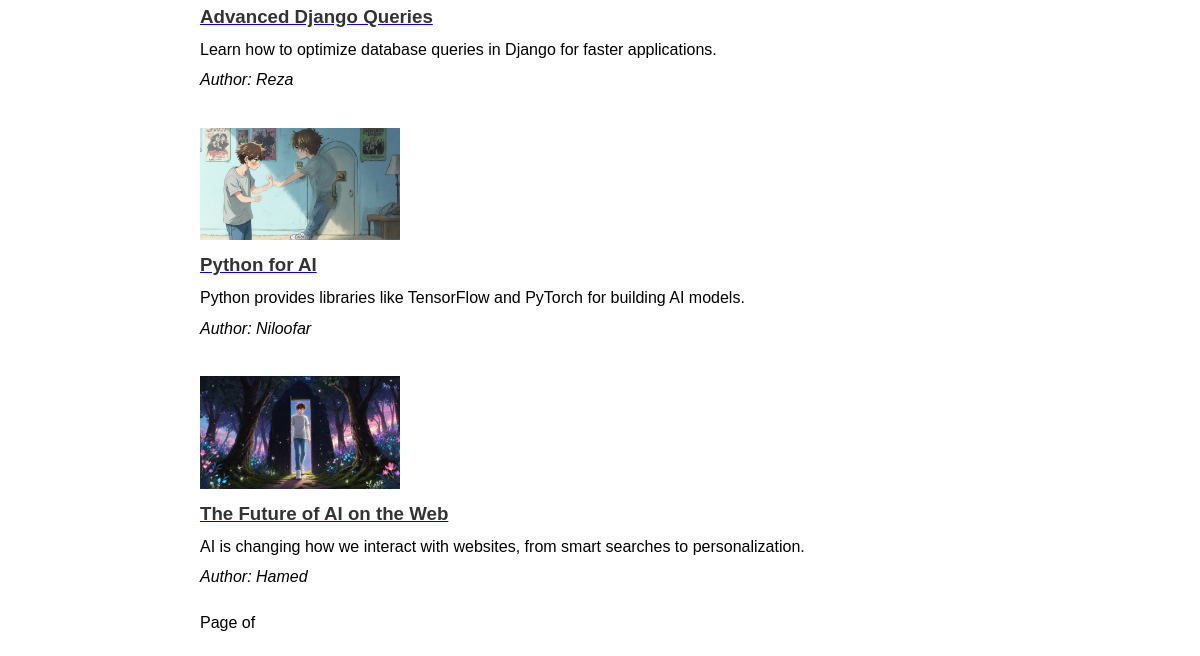
Page /weblog/tags/ (signed in, lower part) on the earlier database version.
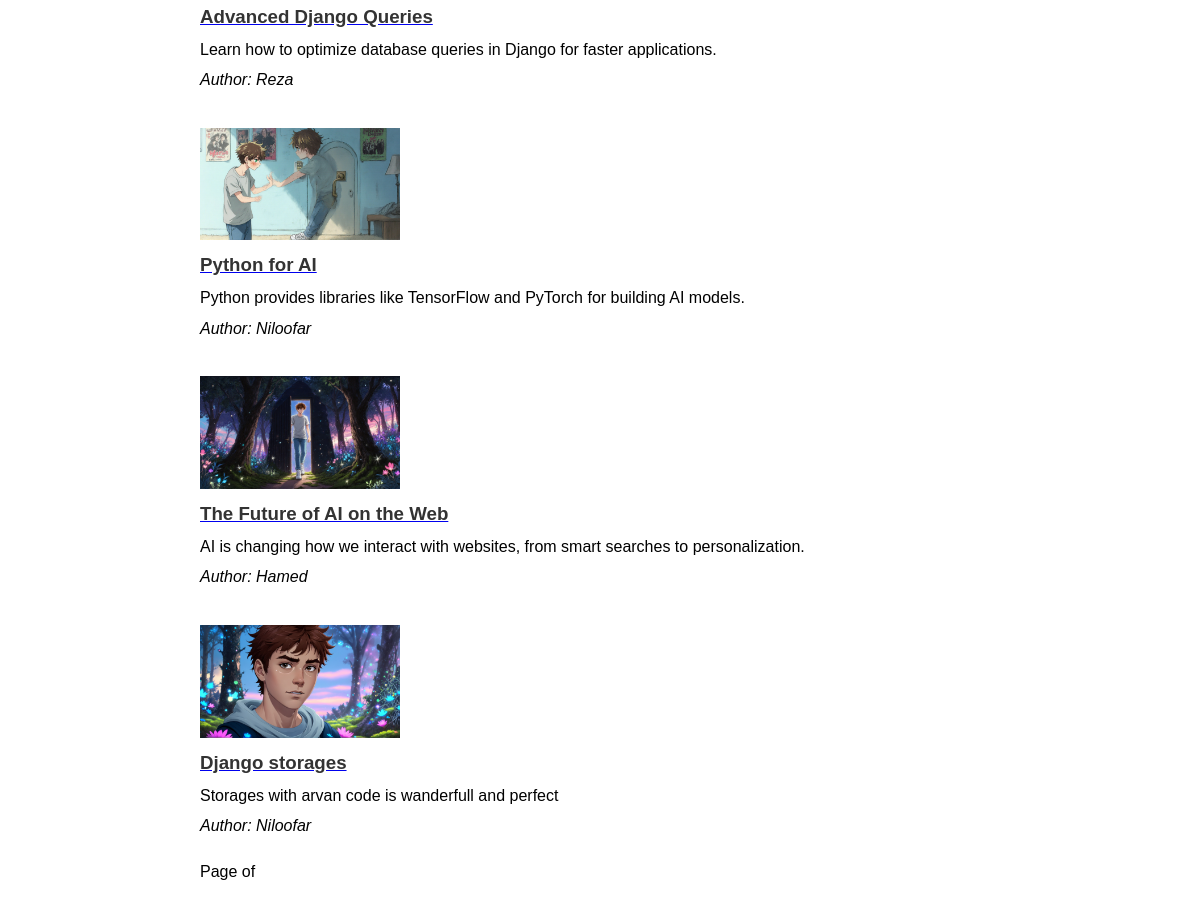
Same page on the later database version.
### weblog/models.py (models this page shows, shortened)
class Weblog(models.Model):
    title = models.CharField(max_length=200)
    description = models.TextField()
    author = models.CharField(max_length=200)
    cover = models.ImageField(upload_to="covers/", blank=True)
    tags = models.ManyToManyField(Tag, related_name="weblogs_tag", blank=True)
    class Meta:
        permissions = [
            ("view_weblog_with_image", "Can view weblog including image")
        ]
    def get_absolute_url(self):
        return reverse("weblog_detail", args=[self.id])

### weblog/views.py (the view)
# urls.py: path("tags/", tag_list, name="tag_list"),
def tag_list(request):
    weblogs = Weblog.objects.all()
    tags = Tag.objects.all()
    logger.debug(f"[tag_list] weblog_count={weblogs.count()}, tag_count={tags.count()}")
    logger.debug(f"[tag_list] weblog_titles={[w.title for w in weblogs]}")
    logger.debug(f"[tag_list] tag_names={[t.name for t in tags]}")
    return render(
        request, "weblogs/weblog_list.html", {"tags": tags, "weblogs": weblogs}
    )

### weblog/templates/weblogs/weblog_list.html (shortened to what this page needs)
<!DOCTYPE html>
<html lang="en">
<head>
</head>
<body>
    <main class="content">
        {% for weblog in weblogs %}
            <div class="weblog">
                {% if  perms.weblog.view_weblog_with_image %}
                    <img src="{{ weblog.cover.url }}" alt="{{ weblog.title }}">
                {% endif %}
                <a href="{{ weblog.get_absolute_url }}">
                    <h3><strong>{{ weblog.title }}</strong></h3>
                </a>
                <p>{{ weblog.description|truncatewords:30 }}</p>
                <p><em>Author: {{ weblog.author }}</em></p>
            </div>
        {% endfor %}
        {% include "weblogs/pagination.html" with page=weblogs %}
    </main>
</body>
</html>

### weblog/templates/weblogs/pagination.html (shortened to what this page needs)
<div class='pagination'>
    <span>
        <span>
            Page {{ page_obj.number }} of {{ page_obj.paginator.num_pages }}
        </span>
    </span>
</div>

### weblog/templates/weblogs/weblog_list.html (style rules this page uses)
.content { flex: 1; max-width: 800px; }
body { font-family: Arial, sans-serif; max-width: 800px; margin: 20px auto; line-height: 1.6; }
.weblog { padding: 15px 0; }
.weblog img { max-width: 200px; height: auto; display: block; margin-bottom: 10px; }
.weblog h3 { margin: 0; color: #333; }
.weblog p { margin: 5px 0; }

Differences in the rows shown:
added Weblog: cover (picture), title "Django storages", description "Storages with arvan code is wanderfull and perfect", author "Niloofar"
